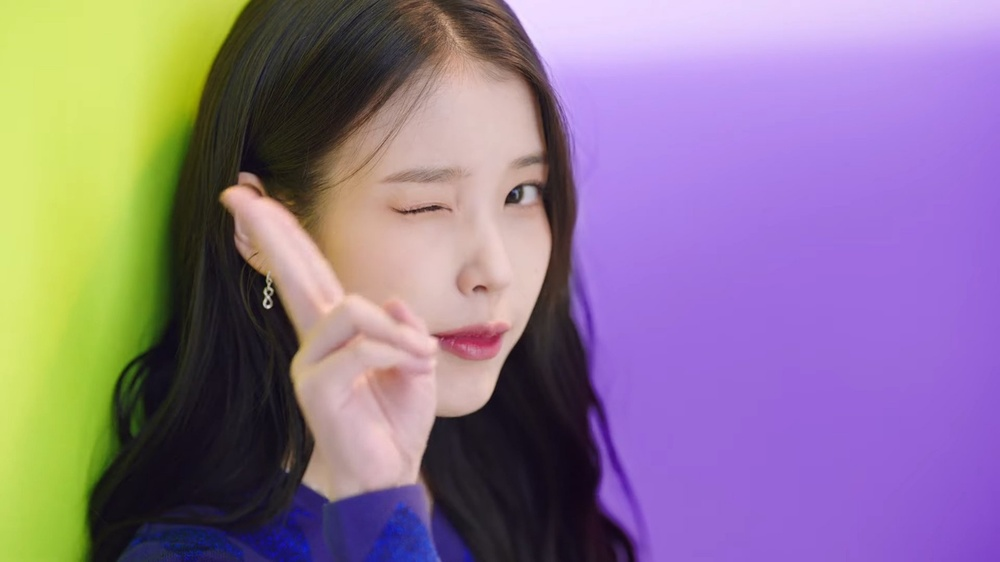
#> input picture iu.jpg, 1000 x 562 px, shrunk from 1536 x 864 before the run
$ python opencv6.py
#> lines starting #> are read from the running program, lines starting #| are printed output that depends on the picture
# OpenCV 6강: 회전(Rotate)
# 회전 변환 행렬 통해 진행!!
# 회전 변환 행렬(좌푯값 회전, 좌표축 회전)

import cv2
#이미지 파일 불러오기
src = cv2.imread("iu.jpg", cv2.IMREAD_GRAYSCALE)
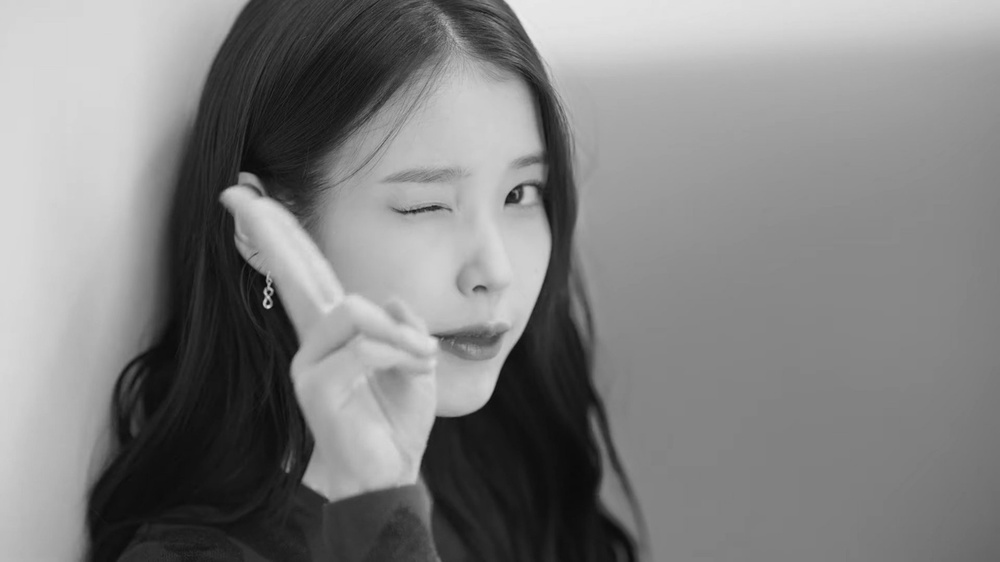
#> src: shape (562, 1000); min 10, max 235, mean 129.3

#이미지의 높이, 너비, 채널의 값 지정
##높이와 너비 사용하여 회전 중심점을 설정한다
height, width = src.shape
#> height = 562; width = 1000

#2*3 회전 행렬 생성 함수로 회전 변환 행렬 계산(getRotationMatrix2D(center(회전 기준점), angle(회전 각도), scale(확대 및 축소 비율)))
matrix = cv2.getRotationMatrix2D((width/2, height/2), 90, 1)

#아핀 변환 함수로 회전 변환 계산(warpAffine(src(이미지), M(아핀 맵 행렬), dsize(출력 이미지 크기)))
dst = cv2.warpAffine(src, matrix, (width, height))
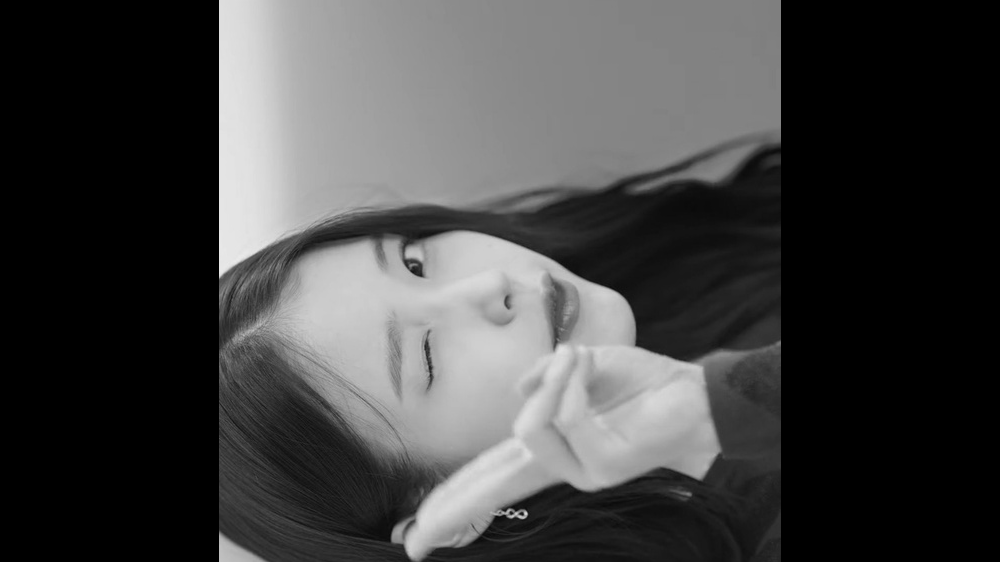
#> dst: shape (562, 1000); min 0, max 235, mean 67.3

cv2.imshow("src", src)
cv2.imshow("dst", dst)
cv2.imwrite("rotate.jpg", dst)
cv2.waitKey()
cv2.destroyAllWindows()
